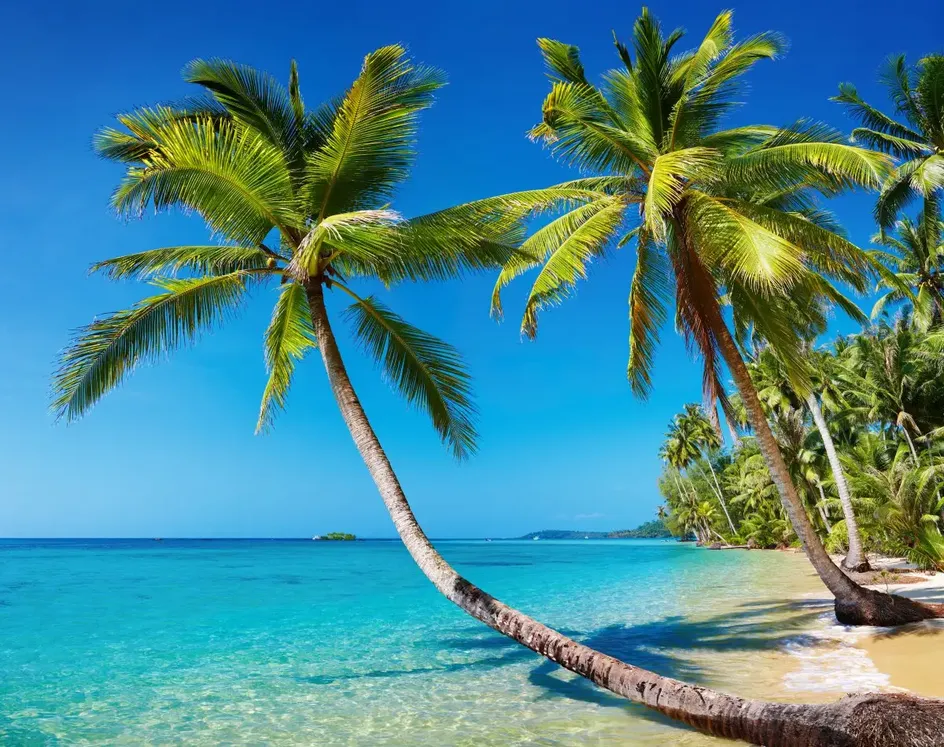
#> input picture 1.webp, 944 x 747 px, shrunk from 1200 x 950 before the run
$ python morphology.py
#> lines starting #> are read from the running program, lines starting #| are printed output that depends on the picture; after the words box and inside, x2 and y2 are one past the last pixel; in counts of white or black regions, pixels touching at a corner belong together
import cv2
import numpy as np
import matplotlib.pyplot as plt
import math

img_cv   = cv2.imread('1.webp')
#> img_cv is the input picture: shape (747, 944, 3); mean B, G, R 147.8, 136.1, 72.2
print("img_cv:",img_cv.shape)
#| img_cv: (747, 944, 3)

gray=cv2.cvtColor(img_cv,cv2.COLOR_BGR2GRAY)
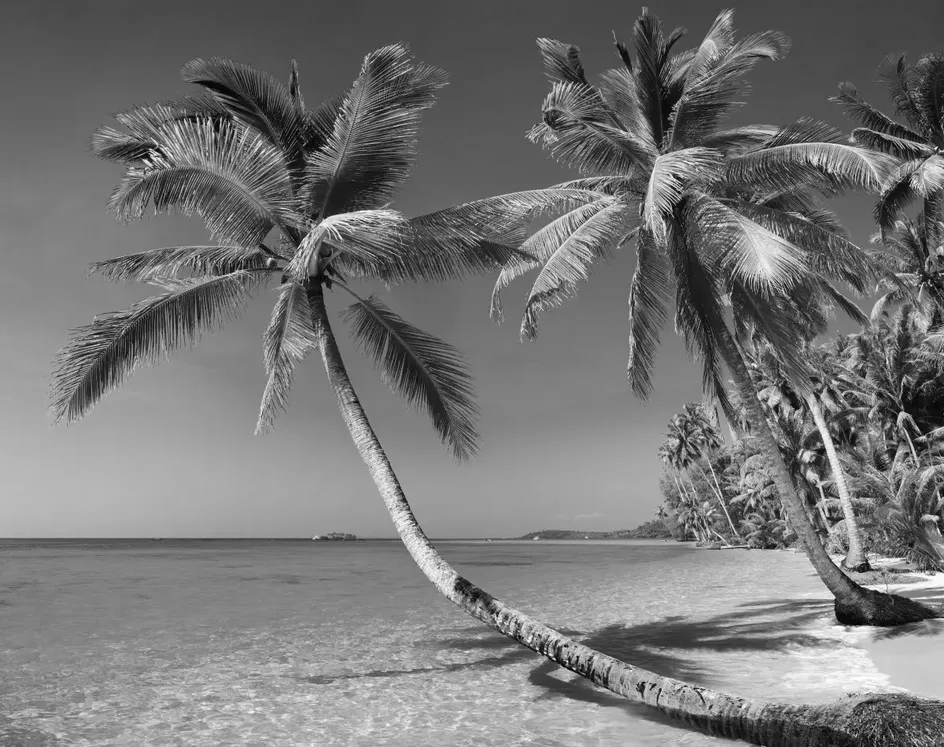
#> gray: shape (747, 944); min 0, max 255, mean 118.3
print("gray:",gray.shape)
#| gray: (747, 944)

_, binary = cv2.threshold(gray, 127, 255,cv2.THRESH_BINARY)
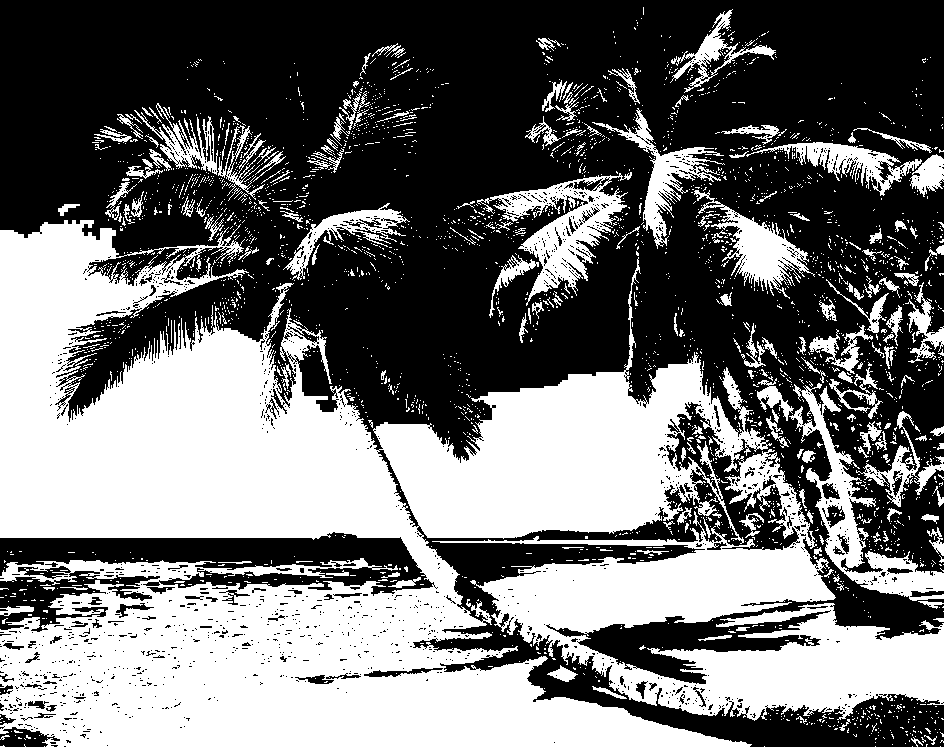
#> binary: shape (747, 944); 44.2% white; 2882 white regions (2678 under 20 px), largest, box (x1, y1, x2, y2) and area: (0, 220, 944, 747) 255989, (789, 383, 944, 601) 6663, (477, 172, 632, 306) 6310
cv2.imwrite('binary.jpg',binary)

####腐蚀
I = binary
# 创建矩形结构元
s = cv2.getStructuringElement(cv2.MORPH_RECT, (3, 3))
# 腐蚀图像，迭代次数采用默认值1
r = cv2.erode(I, s)
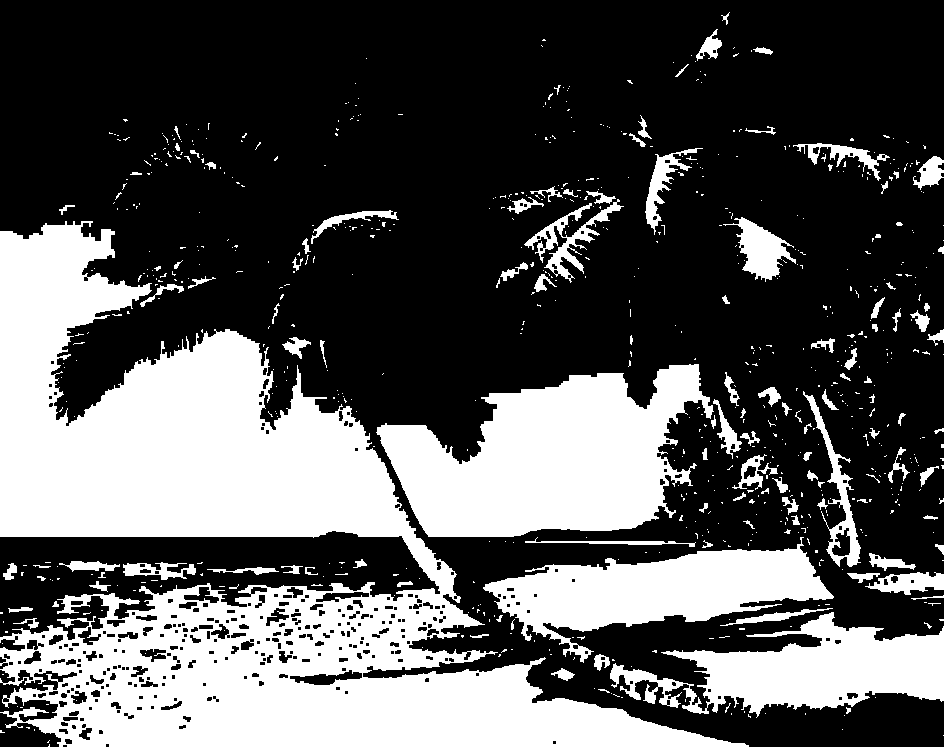
#> r: shape (747, 944); 33.8% white; 753 white regions (632 under 20 px), largest, box (x1, y1, x2, y2) and area: (0, 221, 749, 747) 142958, (376, 364, 714, 537) 35998, (483, 537, 834, 663) 18930
# 显示原图和腐蚀后的结果
plt.subplot(131)
plt.axis('off')
plt.imshow(I, cmap='gray')
plt.subplot(132)
plt.axis('off')
plt.imshow(r, cmap='gray')


####膨胀
# 结构元半径
R = 1
# 创建结构元
s = cv2.getStructuringElement(cv2.MORPH_ELLIPSE, (2*R+1, 2*R+1))
# 膨胀图像
d = cv2.dilate(r, s)
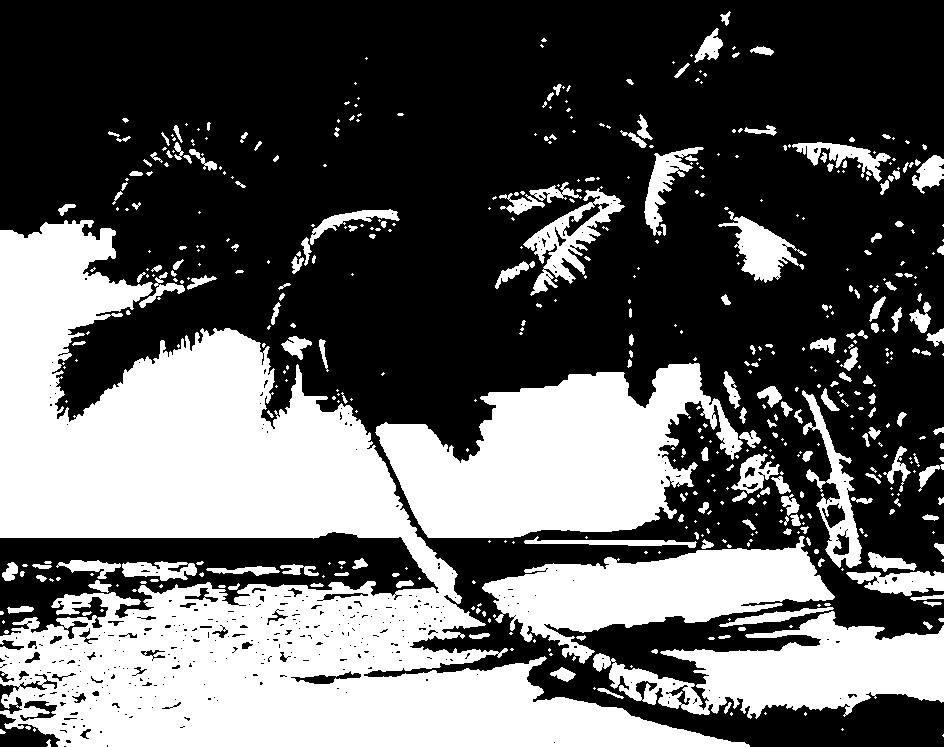
#> d: shape (747, 944); 38% white; 530 white regions (321 under 20 px), largest, box (x1, y1, x2, y2) and area: (0, 220, 750, 747) 153614, (375, 363, 743, 538) 38205, (482, 536, 835, 664) 20384
# 显示膨胀效果
plt.subplot(133)
plt.axis('off')
plt.imshow(d, cmap='gray')
plt.show()

####膨胀
# 结构元半径
R = 1
# 创建结构元
s = cv2.getStructuringElement(cv2.MORPH_ELLIPSE, (2*R+1, 2*R+1))
# 膨胀图像
d = cv2.dilate(I, s)
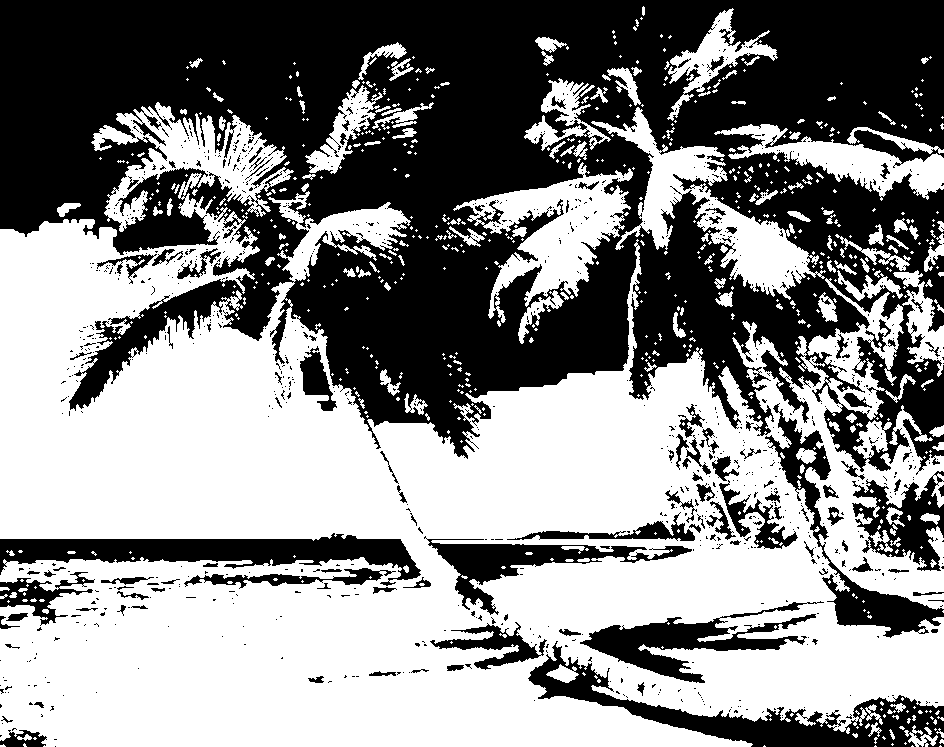
#> d: shape (747, 944); 53.6% white; 977 black regions (863 under 20 px), largest, box (x1, y1, x2, y2) and area: (0, 0, 944, 475) 265801, (528, 641, 944, 747) 10418, (0, 533, 421, 586) 9643
# 显示膨胀效果
plt.subplot(131)
plt.axis('off')
plt.imshow(I, cmap='gray')
plt.subplot(132)
plt.axis('off')
plt.imshow(d, cmap='gray')

####腐蚀
I = binary
# 创建矩形结构元
s = cv2.getStructuringElement(cv2.MORPH_RECT, (3, 3))
# 腐蚀图像，迭代次数采用默认值1
r = cv2.erode(d, s)
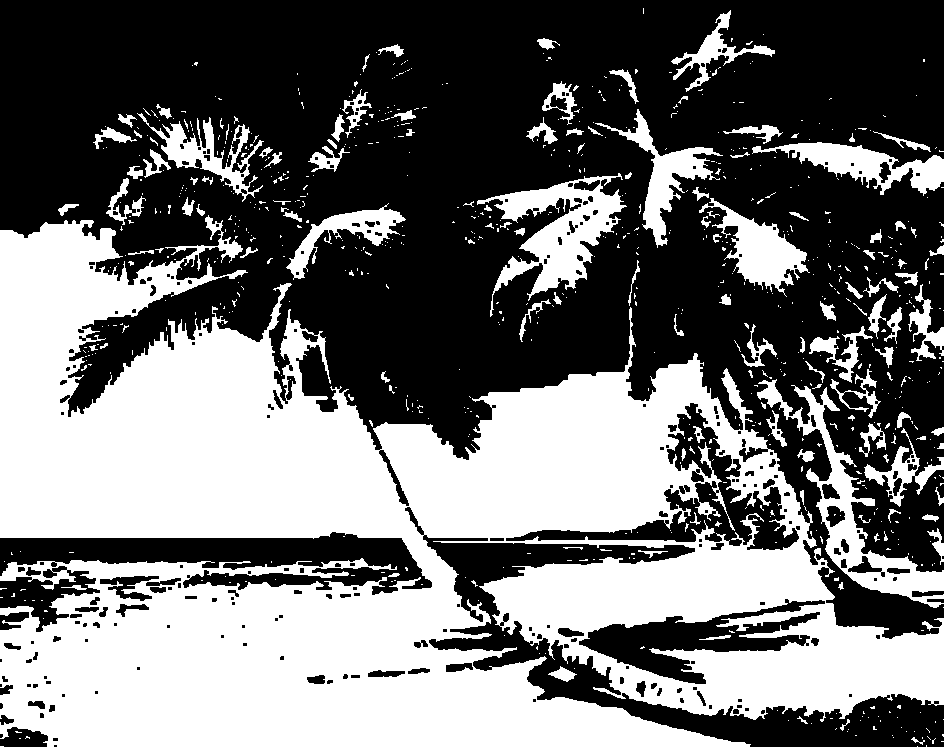
#> r: shape (747, 944); 44.2% white; 800 white regions (672 under 20 px), largest, box (x1, y1, x2, y2) and area: (0, 215, 944, 747) 261749, (477, 173, 627, 317) 7328, (757, 379, 944, 608) 7148
# 显示原图和腐蚀后的结果
plt.subplot(133)
plt.axis('off')
plt.imshow(r, cmap='gray')
plt.show()

print(I)
#> (printed output is left out)

$ run again, with fft_shift.jpg saved as 1.webp
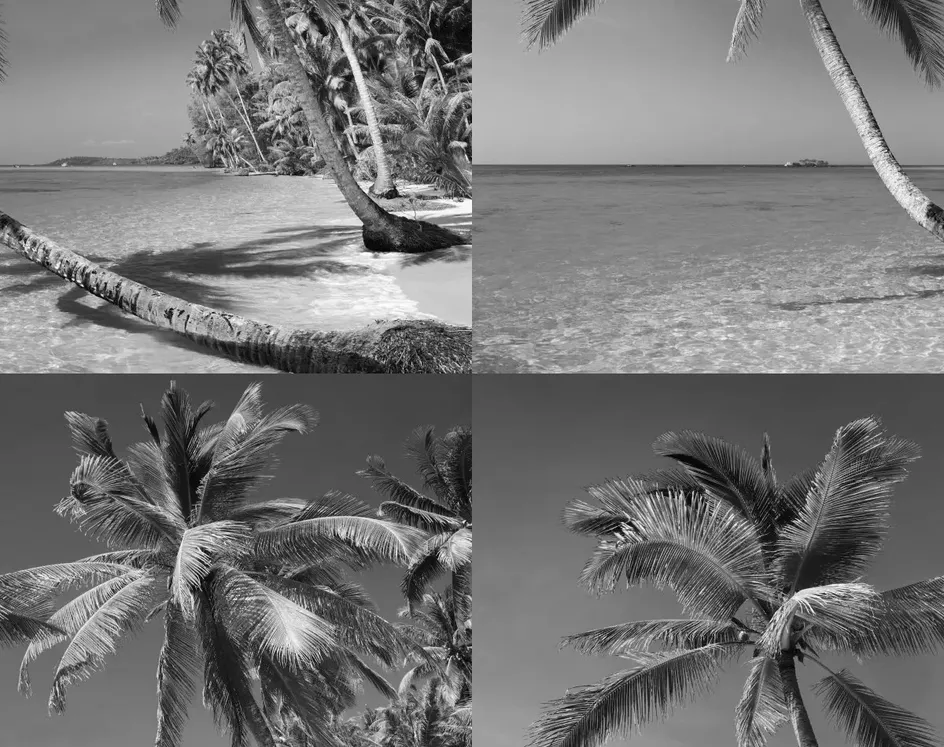
#> input picture fft_shift.jpg, 944 x 747 px, shrunk from 1200 x 950 before the run
#> img_cv is the input picture: shape (747, 944, 3); mean B, G, R 118.3, 118.3, 118.3
#| img_cv: (747, 944, 3)
#| gray: (747, 944)
#> `_, binary = cv2.threshold(gray, 127, 255,cv2.THRESH_BINARY)`:
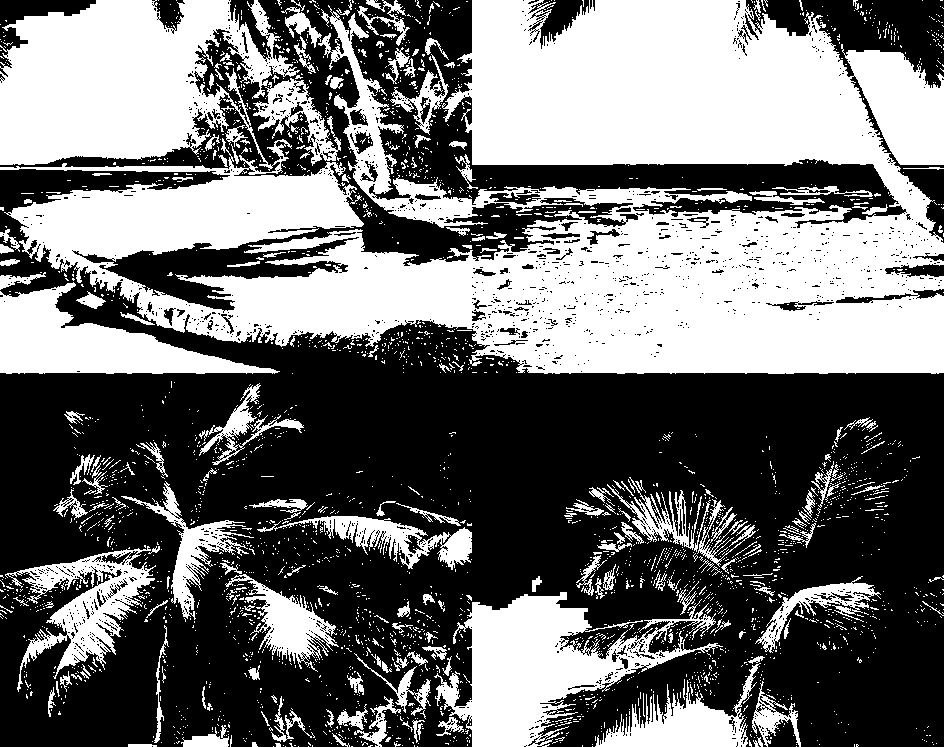
#> binary: shape (747, 944); 44.1% white; 2899 white regions (2673 under 20 px), largest, box (x1, y1, x2, y2) and area: (0, 0, 944, 374) 222739, (434, 592, 723, 747) 18353, (0, 282, 280, 374) 11320
#> `r = cv2.erode(d, s)`:
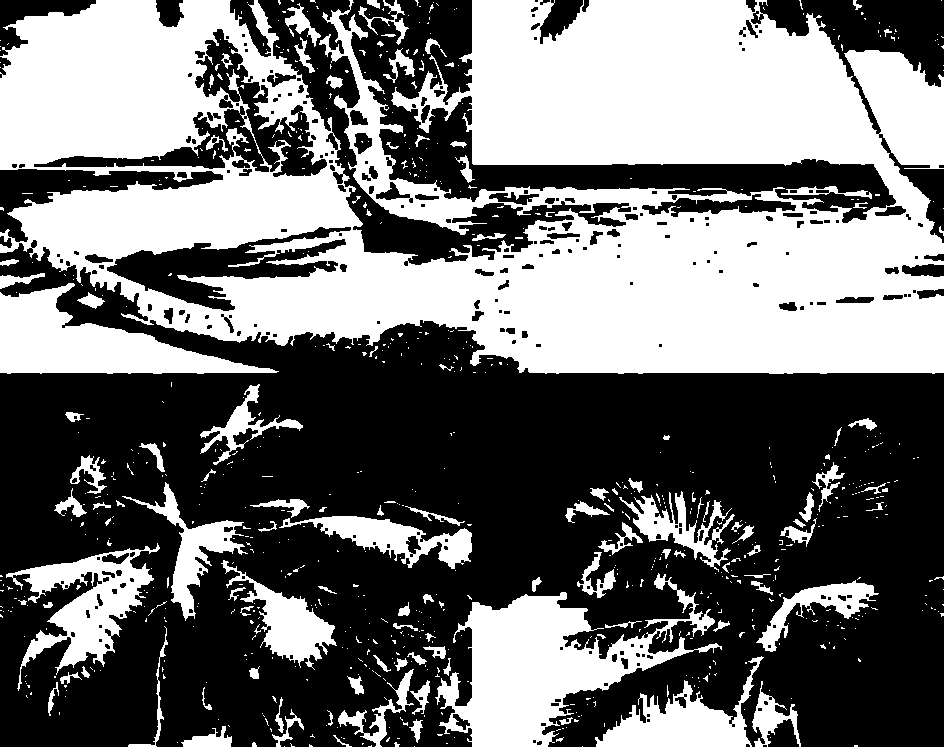
#> r: shape (747, 944); 44.2% white; 784 white regions (658 under 20 px), largest, box (x1, y1, x2, y2) and area: (0, 0, 944, 374) 231457, (435, 573, 722, 747) 19477, (0, 283, 279, 374) 11216
#> (printed output is left out)
